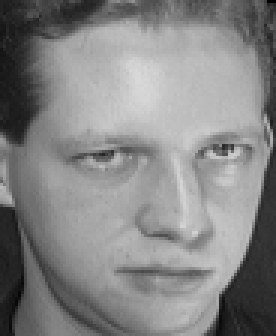
#> input picture COMVIS LAB SESI 10/Dataset/test/s1/10.pgm, 92 x 112 px (shown 3 times larger)
$ python sesi10.py
#> lines starting #> are read from the running program, lines starting #| are printed output that depends on the picture
import cv2
import numpy as np
import matplotlib.pyplot as plt
import os

DATASET = "./Dataset/"
TRAIN_SET = DATASET + "train"
TEST_SET = DATASET + "test"
MODEL_PATH = "./haarcascade_frontalface_default.xml"

face_cascade = cv2.CascadeClassifier(MODEL_PATH)
if face_cascade.empty():
    raise RuntimeError("Face Cascade Model Not Found")

def read_img_grayscale(img_path):
#> called with img_path = './Dataset/test/s1/10.pgm'
    img = cv2.imread(img_path, cv2.IMREAD_GRAYSCALE)
#> img is the input picture: shape (112, 92); min 1, max 217, mean 132.8
    if img is None:
        raise ValueError("Image doesn't exists")
    return img

def read_img_from_folder(folder_path):
    result = []
    for file in os.listdir(folder_path):
        result.append(
            read_img_grayscale(
                os.path.join(folder_path, file)
            )
        )
    return result

def preprocess_img(face_img, target_size=(100,100)):
    resized = cv2.resize(face_img, target_size)
    equalize = cv2.equalizeHist(resized)
    return equalize

# Test
# img_test = read_img_grayscale("./Dataset/test/s1/8.pgm")
# preprocess_img(img_test)

def detect_single_face(img):
    faces = face_cascade.detectMultiScale(
        img,
        scaleFactor=1.1,
        minNeighbors=4,                    # 2^n
        minSize=(30,30)
    )
#> faces = [[14, 25, 77, 77]]

    if len(faces) == 1:
        x, y, w, h = faces[0]
#> x = 14; y = 25; w = 77; h = 77
        face_region = img[y:y+h, x:x+w]
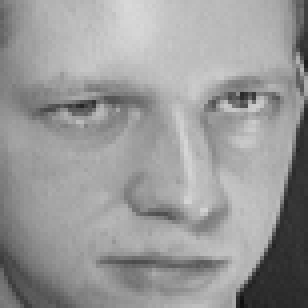
#> face_region: shape (77, 77) (shown 4 times larger); min 15, max 217, mean 153
        detected_box = (x, y, w, h)
#> detected_box = (14, 25, 77, 77)
    else:
        h, w = img.shape[:2]
        face_region = img
        detected_box = (0, 0, h, w)

    preprocess_face = preprocess_img(face_region)
#> in preprocess_img, `equalize = cv2.equalizeHist(resized)`:
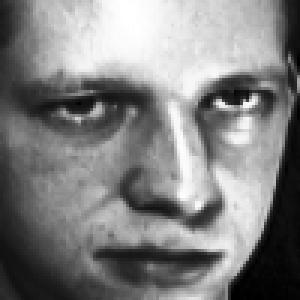
#> equalize: shape (100, 100) (shown 3 times larger); min 0, max 255, mean 128.8
    return preprocess_face, detected_box, len(faces)

# Test
detect_single_face(
    read_img_grayscale("./Dataset/test/s1/10.pgm")
)

def load_imgs(folder, ):
#> called with folder = 'test'
    faces = []
#> faces = []
    labels = []
    img = []
    img_path = []
    detection_result = []

    subject_folder = [
        folder for folder in os.listdir(DATASET + folder)
    ]

    subject_folder = subject_folder[:10:]
    labels = subject_folder

    for label in labels:
        read = read_img_from_folder(
            os.path.join(DATASET, folder, label)
        )

        face, box, length = detect_single_face(read)
        if length != 1:
            continue

        labels.append(label)
        img.append(read)
        img_path(os.path.join(DATASET, folder, label))
        faces.append(face)

        detection_result.append({
            "path": os.path.join(DATASET, folder, label),
            "subject": label,
            "box": box,
            "face_length": length
        })

    return faces, labels, img_path, detection_result

#> (the run stopped early here; a loop or call above may not have finished)
